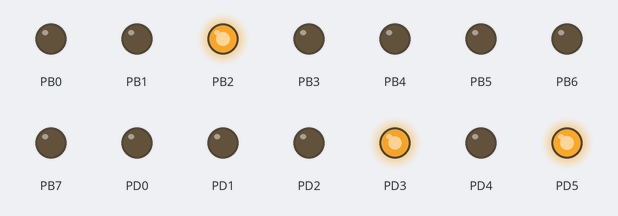
Recording of a program running on a simulated ATmega328P, built with avr-gcc and emulated at 8 MHz. On the bench: output pins drawn as LEDs (lit = HIGH).

Above: at 0.15 s.
At 8.55 s:
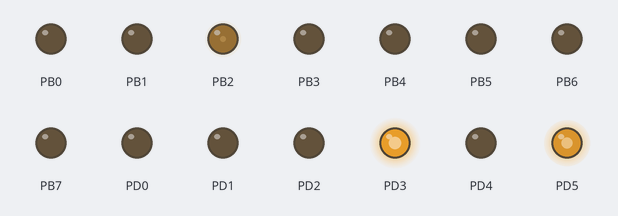
At 17.2 s:
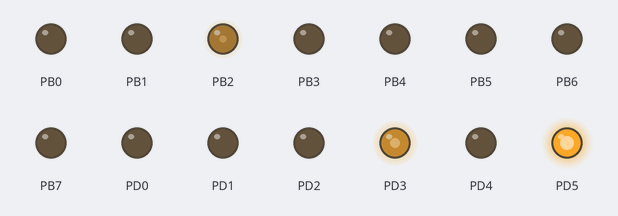
At 22.88 s:
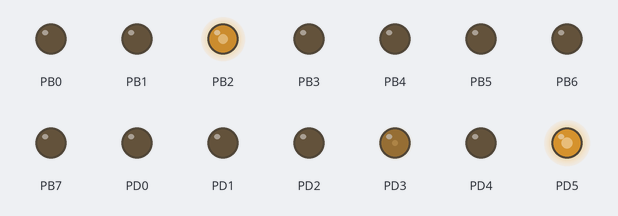
At 28.55 s:
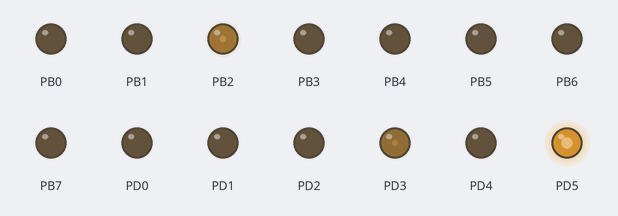
At 39.36 s:
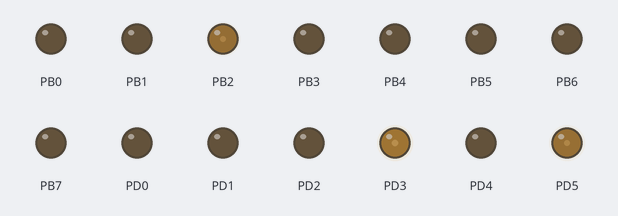
Timing chart, 0 to 40.0 s (numbered marks = the images above):
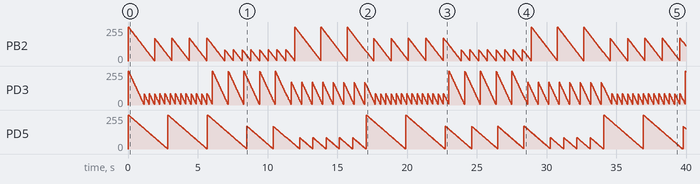

The program:

DA4.c
```c
/*
 * DA4.c
 *
 * Created: 4/8/2016 7:01:29 PM
 *  Author: battled
 */
#define F_CPU 8000000UL
#include <util/delay.h>
#include <avr/io.h>
//delay constant
#define DEL 25

int main(void)
{
	//configure timer0; set up fast pwm TOP = OCRA;
	//inverting mode OC0B (set on match, clear at BOTTOM)
	//use OCRA for frequency changes, OCRB for duty cycle

// the x array is created to shift colors starting dc for
// each frequency(more explanation below)
	int x[3];
	int i=0;
	TCCR0A = (0<<COM0A1)|(0<<COM0A0)|(1<<COM0B1)|(1<<COM0B0)|(1<<WGM01) | (1<<WGM00);
	TCCR0B = (0<<FOC0A )|(0<<FOC0B) |(1<<WGM02) |(0<<CS02)  |(0<<CS01)  | (1<<CS00);
	//configure timer1 the same as timer 0
	TCCR1A = (0<<COM1A1)|(0<<COM1A0)|(1<<COM1B1)|(1<<COM1B0)|(1<<WGM11)|(1<<WGM10);
	TCCR1B = (0<<ICNC1) |(0<<ICES1) |(1<<WGM13) |(1<<WGM12) |(0<<CS12) |(0<< CS11)|(1<<CS10);
	//configure timer2 identically to timer 0
	TCCR2A = (0<<COM2A1)|(0<<COM2A0)|(1<<COM2B1)|(1<<COM2B0)|(1<<WGM21) | (1<<WGM20);
	TCCR2B = (0<<FOC2A )|(0<<FOC2B) |(1<<WGM22) |(0<<CS22)  |(0<<CS21)  | (1<<CS20);

	//SET PORT D AND B AS OUTPUTS
	DDRB=0XFF;
	DDRD=0xFF;


    while(1)
    {
			//start at minimum frequency and gradually decrease
			//frequency for all three colors
				for(int freq=225; freq > 25; freq -= 25)
				{
					//incremented to shift which color has the dominant duty
					//cycle for the next frequency
					i++;
					int freq=225;
					_delay_ms(DEL);
					OCR0A = freq;
					OCR1A = freq;
					OCR2A = freq;

					// step up the duty cycle for each color
					// they increment at the same rate but
					// duty cycle starts 1/3*freq apart from each other
					// (100%, 66%, and 33%)
					for(int dc=0; dc <= freq; dc++)
					{
						x[0] = freq/3;
						x[1] = 2*freq/3;
						x[2] = 0;
						_delay_ms(DEL);

					//increment the duty cycles and reset them to their
					//maximum when they get to 0% dc
					//add increasing prime numbers to allow mixture of
					//all possible duty cycles.
						OCR0B +=2;	//BLUE
						if (OCR0B >=freq)
							OCR0B= x[(i+1)%3];
						OCR1B +=3;			//GREEN
						if (OCR1B >=freq)
							OCR1B=x[(i+2)%3];
						OCR2B +=5;			//RED
						if (OCR2B >=freq)
							OCR2B=x[i%3];
					}
				}
	}


}
```
